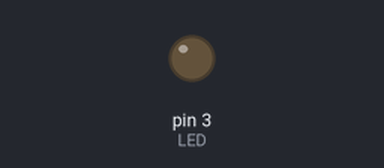
A sketch run on a simulated Arduino Uno, built with avr-gcc and run on an emulated ATmega328P. Shown: output pins drawn as LEDs (lit = HIGH).

Above: at 0.05 s.
At 5.75 s:
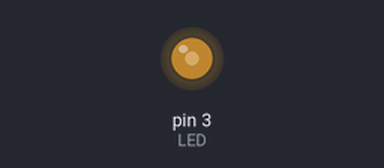
At 11.55 s:
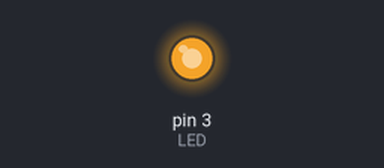
At 23.15 s:
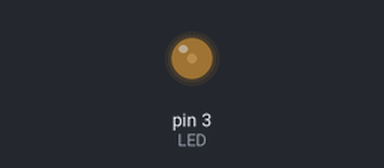
Timing chart, 0 to 33.2 s (numbered marks = the images above):
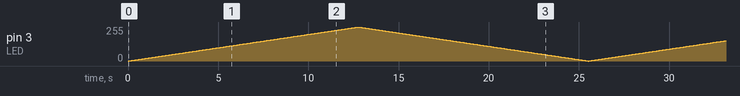

The sketch:

Prak_MCU_9_MengendalikanKecerahanLED.ino
```cpp
const int LED = 3;
int i = 0;
void setup() {
  pinMode(LED, OUTPUT);
}

void loop() {
  for (i = 0; i < 255; i++){
    analogWrite(LED, i);
    delay(50);
  }
  for (i = 255; i > 0; i--){
    analogWrite(LED, i);
    delay(50);
  }
}
```
